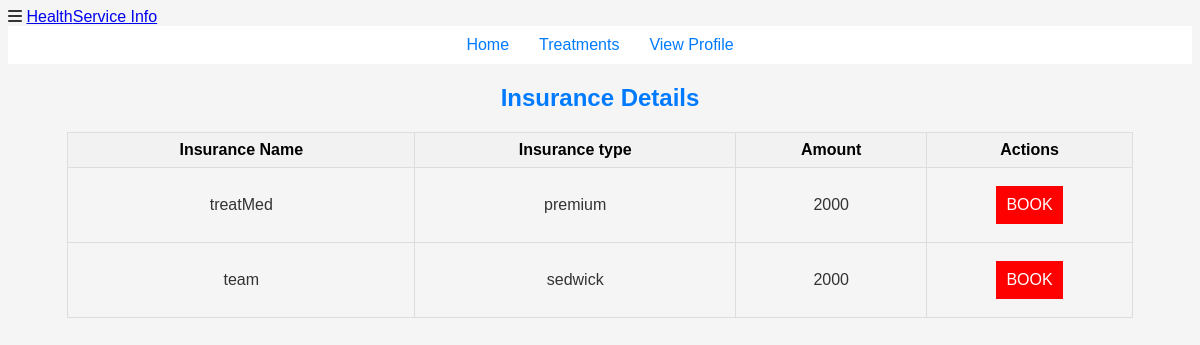
The app's page /viewinsurance.php with its own data.
### tables this page shows
CREATE TABLE `1nsurance` (
  `id` int(11) NOT NULL,
  `InsuranceName` varchar(50) NOT NULL,
  `InsuranceType` varchar(50) NOT NULL,
  `Amount` int(50) NOT NULL,
  `Doctor` enum('booked','not booked yet') NOT NULL
);

### viewinsurance.php (the view, shortened to what this page needs)
<?php
$servername = "localhost";
$username = "root";
$password = "";
$dbname = "be-healthy";
$conn = new mysqli($servername, $username, $password, $dbname);
$sql = "SELECT * FROM 1nsurance";
$result = $conn->query($sql);
?>
<!DOCTYPE html>
<html lang="en">
<head>
    <link rel="stylesheet" href="good11.css">
</head>
<body>
    <header>
        <div id="menubar" class="fas fa-bars"></div>
        <a href="#" class="logo"><span>Health</span>Service Info</a>
        <nav class="navbar">
            <a href="#home">Home</a>
            <a href="treatments.php">Treatments</a>
            <a href="updateprofile.php">View Profile</a>
        </nav>
    </header>
    <div class="container">
        <h2 class="text-center">Insurance Details</h2>
        <?php
        if ($result->num_rows > 0) {
            echo "<table class='table table-striped'>";
            echo "<thead class='thead-dark'><tr><th>Insurance Name</th><th>Insurance type</th><th>Amount</th><th>Actions</th></tr></thead>";
            while ($row = $result->fetch_assoc()) {
                echo "<tr>";
                echo "<td>{$row['InsuranceName']}</td>";
                echo "<td>{$row['InsuranceType']}</td>";
                echo "<td>{$row['Amount']}</td>";
                echo "<td> <a href='Delusers.php?id={$row['InsuranceName']}' class='btn btn-danger'>BOOK</a></td>";
                echo "</tr>";
            }
            echo "</table>";
        } else {
            echo "No User found.";
        }
        ?>
    </div>
</body>
</html>

### good11.css (style rules this page uses)
body { font-family: Arial, sans-serif; background-color: #f5f5f5; color: #333; }
.container { width: 90%; max-width: 1200px; margin: auto; text-align: center; }
.text-center { text-align: center; color: #007BFF; }
.table { width: 100%; margin-top: 20px; border-collapse: collapse; }
.table th, .table td { border: 1px solid #ddd; padding: 8px; }
.table th { background-color: #f2f2f2; color: black; }
.navbar { display: flex; justify-content: center; padding: 10px 0; background-color: rgb(255, 255, 255) }
.navbar a { margin: 0 15px; text-decoration: none; color: #007BFF; }
.btn { padding: 10px; color: white; text-decoration: none; display: inline-block; margin: 10px auto; }
.btn-danger { background-color: red; }

### records on screen
1nsurance: InsuranceName "treatMed", InsuranceType "premium", Amount "2000"
1nsurance: InsuranceName "team", InsuranceType "sedwick", Amount "2000"
